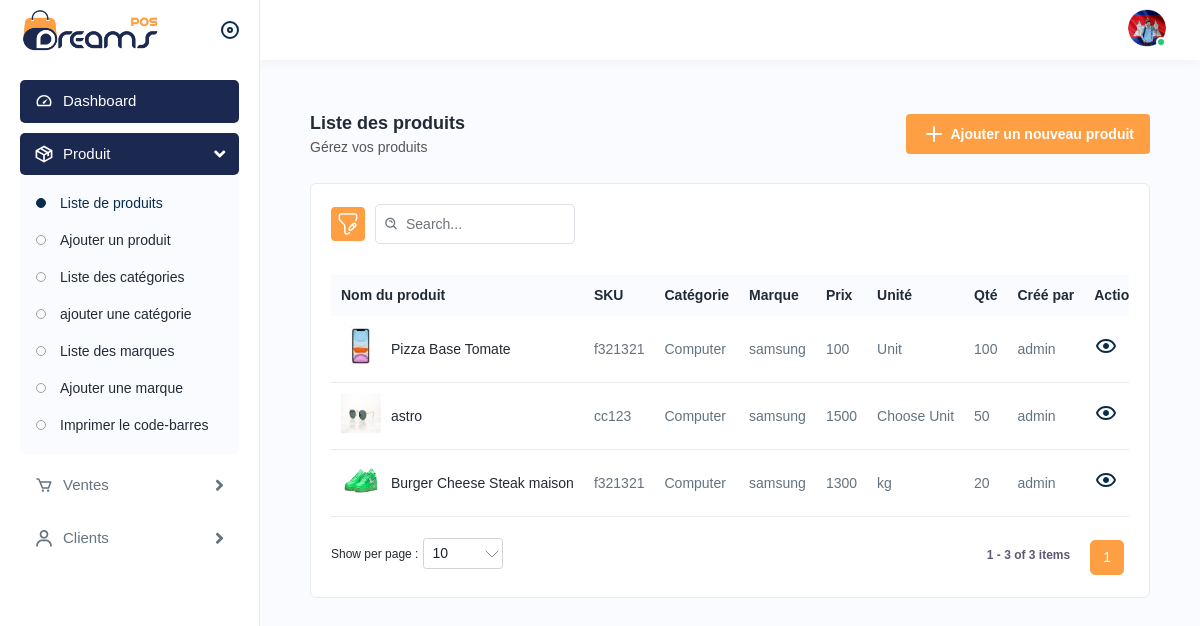
Page /home.php?page=produits&sub_page=list_product (signed in) on the committed database.
### tables this page shows
CREATE TABLE `products` (
  `id` int(11) NOT NULL,
  `name` varchar(255) NOT NULL,
  `category` int(11) NOT NULL,
  `brand` int(11) NOT NULL,
  `SKU` varchar(255) NOT NULL,
  `unit` varchar(255) NOT NULL,
  `qty` int(11) NOT NULL,
  `price` int(11) NOT NULL,
  `status` tinyint(1) NOT NULL,
  `img` varchar(255) NOT NULL,
  `description` varchar(255) NOT NULL,
  `created_by` varchar(255) NOT NULL DEFAULT 'admin'
);

CREATE TABLE `categories` (
  `id` int(11) NOT NULL,
  `name` varchar(255) NOT NULL,
  `code` varchar(255) NOT NULL,
  `description` varchar(255) NOT NULL,
  `img` varchar(255) NOT NULL
);

CREATE TABLE `brands` (
  `id` int(11) NOT NULL,
  `name` varchar(255) NOT NULL,
  `description` varchar(255) NOT NULL,
  `img` varchar(255) NOT NULL
);

### includes/config.php (called while the page is built, shortened)
<?php
$pages = [
    'dashboard',
    'produits',
    'ventes',
    'achats',
    'clients',
    'profile',
    'settings',
];
$product_upload_dir = './assets/img/product/';

### includes/goTopage.php (called while the page is built)
<?php
function gotoPage($name)
{
  return include('./pages/' . $name . '.php');
}

### includes/queries/product_list.php (called while the page is built, shortened)
<?php
include 'includes/database.php';
$query = "SELECT * FROM products ";
$all_products = mysqli_query($connection, $query);
?>

### includes/database.php (called while the page is built, shortened)
<?php
$user = "root";
$password = '';
$host = "localhost";
$db = "gestion_stock";
$connection = mysqli_connect($host, $user, $password) or die("Unable to connect!");
$db_q = "CREATE DATABASE IF NOT EXISTS gestion_stock";
mysqli_query($connection, $db_q);
mysqli_select_db($connection, $db) or die("Unable to select database!");
$check = mysqli_query($connection, "SELECT * FROM `clients`");

### includes/functions.php (called while the page is built, shortened)
<?php
function isApi($url)
{
    $url = explode('/', $url);
    if ($url[1] == 'api') {
        return true;
    } else {
        return false;
    }
}
function getBrand($brand_id)
{
    isApi($_SERVER['REQUEST_URI']) ? include '../includes/database.php' : include 'includes/database.php';
    $query = "SELECT name FROM brands WHERE id = '$brand_id'";
    $brand = mysqli_fetch_assoc(mysqli_query($connection, $query));
    return $brand;
}
function getCategory($category_id)
{
    isApi($_SERVER['REQUEST_URI'])
        ? include '../includes/database.php'
        : include 'includes/database.php';
    $query = "SELECT name FROM categories WHERE id = '$category_id'";
    $category = mysqli_fetch_assoc(mysqli_query($connection, $query));
    return $category;
}

### pages/products/list_product.php (the view, shortened to what this page needs)
<?php
include_once 'includes/queries/product_list.php';
include 'includes/config.php';
$table_head = '
  <tr>
    <th>Nom du produit</th>
    <th>SKU</th>
    <th>Catégorie</th>
    <th>Marque</th>
    <th>Prix</th>
    <th>Unité</th>
    <th>Qté</th>
    <th>Créé par</th>
    <th>Action</th>
  </tr>
    ';
?>
<div class="content">
  <div class="page-header">
    <div class="page-title">
      <h4>Liste des produits</h4>
      <h6>Gérez vos produits</h6>
    </div>
    <div class="page-btn">
      <a href="?page=produits&sub_page=add_product" class="btn btn-added"><img src="assets/img/icons/plus.svg" alt="img"
          class="me-1">Ajouter un nouveau produit</a>
    </div>
  </div>
  <div class="card">
    <div class="card-body">
      <?php include 'templates/components/list_table_head.php'; ?>
      <?php
      $num = mysqli_num_rows($all_products);
      if ($num > 0) {
        while ($row = mysqli_fetch_assoc($all_products)) {
          $brand = getBrand($row["brand"]);
          $category = getCategory($row["category"]);
          ?>
          <tr>
            <td class="productimgname">
              <a href="javascript:void(0);" class="product-img">
                <img src="<?php echo $product_upload_dir . $row["img"] ?>" alt="product">
              </a>
              <a href="javascript:void(0);">
                <?php echo $row["name"] ?>
              </a>
            </td>
            <td>
              <?php echo $row["SKU"] ?>
            </td>
            <td>
              <?php echo $category["name"] ?>
            </td>
            <td>
              <?php echo $brand["name"] ?>
            </td>
            <td>
              <?php echo $row["price"] ?>
            </td>
            <td>
              <?php echo $row["unit"] ?>
            </td>
            <td>
              <?php echo $row["qty"] ?>
            </td>
            <td>
              <?php echo $row["created_by"] ?>
            </td>
            <td>
              <a class="me-3" href="?page=produits&sub_page=product_details&id=<?php echo $row['id'] ?>">
                <img src="assets/img/icons/eye.svg" alt="img">
              </a>
            </td>
          </tr>
          <?php
        }
      }
      ?>
      <?php include 'templates/components/list_table_footer.php'; ?>
    </div>
  </div>

### home.php (shortened to what this page needs)
<?php
include 'includes/database.php';
include 'includes/goTopage.php';
include 'includes/config.php';
include 'includes/functions.php';
?>
<!DOCTYPE html>
<?php include 'templates/components/header.php'; ?>
<body>
    <div class="main-wrapper">
        <?php
        include 'templates/components/navbar.php';
        include 'templates/components/sidebare.php';
        ?>
        <div class="page-wrapper">
            <div class="content container-fluid">
                <?php
                if (isset($_GET['page'])) {
                    $page = $_GET['page'];
                    if (in_array($page, $pages)) {
                        gotoPage($page);
                    } else {
                        gotoPage('404_box');
                    }
                } else {
                    gotoPage('dashboard');
                }
                ?>
            </div>
        </div>
</body>
</html>

### templates/components/header.php (shortened to what this page needs)
<head>
    <link rel="stylesheet" href="assets/css/bootstrap.min.css">
    <link rel="stylesheet" href="assets/css/animate.css">
    <link rel="stylesheet" href="assets/css/dataTables.bootstrap4.min.css">
    <link rel="stylesheet" href="assets/plugins/fontawesome/css/fontawesome.min.css">
    <link rel="stylesheet" href="assets/plugins/fontawesome/css/all.min.css">
    <link rel="stylesheet" href="assets/css/owl.carousel.min.css">
    <link rel="stylesheet" href="assets/css/style.css">
</head>

### templates/components/navbar.php (shortened to what this page needs)
<div class="header">
  <div class="header-left active">
    <a href="./" class="logo">
      <img src="assets/img/logo.png" alt="" />
    </a>
    <a id="toggle_btn" href="javascript:void(0);"> </a>
  </div>
  <ul class="nav user-menu">
    <li class="nav-item dropdown has-arrow main-drop">
      <a
        href="javascript:void(0);"
        class="dropdown-toggle nav-link userset"
        data-bs-toggle="dropdown"
      >
        <span class="user-img"
          ><img src="assets/img/profiles/avator1.jpg" alt="" />
          <span class="status online"></span
        ></span>
      </a>
    </li>
  </ul>
</div>

### templates/components/sidebare.php (shortened to what this page needs)
<?php
$sub_page = $_GET['sub_page'] ?? '';
?>
<div class="sidebar" id="sidebar">
  <div class="sidebar-inner slimscroll">
    <div id="sidebar-menu" class="sidebar-menu">
      <ul>
        <li class="active">
          <a href="./"><img src="assets/img/icons/dashboard.svg" alt="img" /><span>
              Dashboard</span>
          </a>
        </li>
        <li class="submenu">
          <a href="javascript:void(0);"><img src="assets/img/icons/product.svg" alt="img" /><span>
              Produit</span>
            <span class="menu-arrow"></span></a>
          <ul>
            <li>
              <a href="?page=produits&sub_page=list_product"
                class="<?php echo $sub_page == 'list_product' || $sub_page == 'product_details' || $sub_page == "edit_product" ? 'active' : '' ?>">Liste
                de produits</a>
            </li>
            <li>
              <a href="?page=produits&sub_page=add_product"
                class="<?php echo $sub_page == 'add_product' ? 'active' : '' ?>">Ajouter un produit</a>
            </li>
            <li>
              <a href="?page=produits&sub_page=list_categories"
                class="<?php echo $sub_page == 'list_categories' || $sub_page == 'edit_category' ? 'active' : '' ?>">Liste
                des catégories</a>
            </li>
            <li>
              <a href="?page=produits&sub_page=add_category"
                class="<?php echo $sub_page == 'add_category' ? 'active' : '' ?>">ajouter une catégorie</a>
            </li>
            <li>
              <a href="?page=produits&sub_page=list_marques"
                class="<?php echo $sub_page == 'list_marques' ? 'active' : '' ?>">Liste des marques</a>
            </li>
            <li>
              <a href="?page=produits&sub_page=add_marques"
                class="<?php echo $sub_page == 'add_marques' ? 'active' : '' ?>">Ajouter une marque</a>
            </li>
            <li>
              <a href="?page=produits&sub_page=print_barecode">Imprimer le code-barres</a>
            </li>
          </ul>
        </li>
        <li class="submenu">
          <a href="javascript:void(0);"><img src="assets/img/icons/sales1.svg" alt="img" /><span>
              Ventes</span>
            <span class="menu-arrow"></span></a>
        </li>
        <li class="submenu">
          <a href="javascript:void(0);"><img src="assets/img/icons/users1.svg" alt="img" /><span>
              Clients</span>
            <span class="menu-arrow"></span></a>
        </li>
      </ul>
    </div>
  </div>
</div>

### pages/produits.php
<?php
if (isset($_GET['sub_page'])) {
    $page = $_GET['sub_page'];
    if ($page == "add_product") {
        include "products/add_product.php";
    } elseif ($page == "list_product") {
        include "products/list_product.php";
    } elseif ($page == "list_categories") {
        include "products/list_categories.php";
    } elseif ($page == "edit_category") {
        include "products/action/edit_category.php";
    } elseif ($page == "add_category") {
        include "products/add_category.php";
    } elseif ($page == "list_marques") {
        include "products/list_marques.php";
    } elseif ($page == "add_marques") {
        include "products/add_marques.php";
    } elseif ($page == "edit_product") {
        include "products/action/edit.php";
    } elseif ($page == "product_details") {
        include "products/product_details.php";
    } elseif ($page == "print_barecode") {
        include "products/print_barecode.php";
    } else {
        include "404_box.php";
    }
} else {
    include "products/list_product.php";
}

### templates/components/list_table_head.php (shortened to what this page needs)
<div class="table-top">
    <div class="search-set">
        <div class="search-path">
            <a class="btn btn-filter" id="filter_search">
                <img src="assets/img/icons/filter.svg" alt="img">
            </a>
        </div>
        <div class="search-input">
            <a class="btn btn-searchset"><img src="assets/img/icons/search-white.svg" alt="img"></a>
        </div>
    </div>
</div>
<div class="table-responsive">
    <table class="table datanew">
        <thead>
            <?php echo $table_head ?>
        </thead>
        <tbody>

### templates/components/list_table_footer.php
</tbody>
</table>
</div>
</div>

### rows in the picture
products: img (picture), name "Pizza Base Tomate", SKU "f321321", category.name "Computer", brand.name "samsung", price "100", unit "Unit", qty "100", created_by "admin"
products: img (picture), name "astro", SKU "cc123", category.name "Computer", brand.name "samsung", price "1500", unit "Choose Unit", qty "50", created_by "admin"
products: img (picture), name "Burger Cheese Steak maison", SKU "f321321", category.name "Computer", brand.name "samsung", price "1300", unit "kg", qty "20", created_by "admin"
